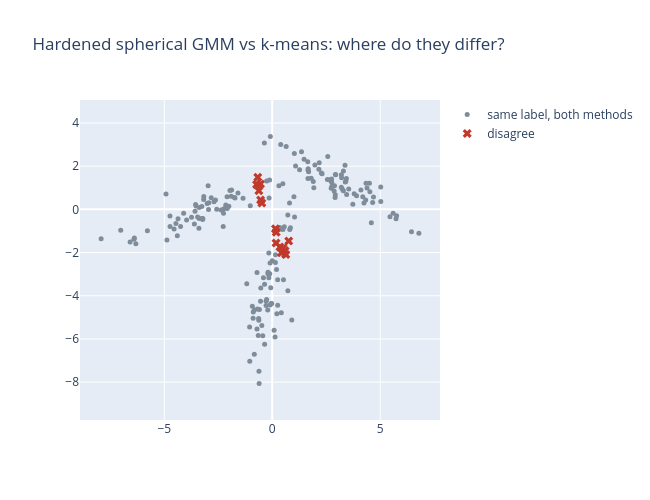

Source (notebook cell):
### Markdown cell above
**Idea -- force the freedoms off, one at a time, and watch k-means reappear.** Slide 19's reveal, run for real: refit as `covariance_type="spherical"` (one shared radius, no tilt, no stretch) with equal weights, initialised at k-means' own centres so both methods start from the same place. That machine is still soft -- it still reports fractional responsibilities. Harden it with `.predict()` (an argmax over those responsibilities) and compare the result to k-means' own labels directly, not just to the ground truth.

### Code cell
from scipy.optimize import linear_sum_assignment
from sklearn.metrics import confusion_matrix

gmm_spherical = GaussianMixture(n_components=3, covariance_type="spherical",
                                 means_init=km.cluster_centers_, random_state=0).fit(X_elong)
labels_hardened = gmm_spherical.predict(X_elong)  # the hardening step: argmax over responsibilities

# Cluster indices are arbitrary labels, not identities -- align them by best overlap
# before comparing point-by-point (ARI already does this internally; here we do it
# explicitly so we can also show WHICH points disagree).
cm = confusion_matrix(km.labels_, labels_hardened)
row_idx, col_idx = linear_sum_assignment(-cm)
perm = dict(zip(col_idx, row_idx))
labels_aligned = np.array([perm[label] for label in labels_hardened])

agree = (labels_aligned == km.labels_).mean()
ari_vs_kmeans = adjusted_rand_score(labels_hardened, km.labels_)
ari_vs_true = adjusted_rand_score(y_true, labels_hardened)
print(f"identical spherical, equal weight, hardened -- ARI vs ground truth: {ari_vs_true:.3f}")
print(f"agreement with k-means' own labels: {agree:.1%} of points ({(labels_aligned != km.labels_).sum()} disagree), ARI = {ari_vs_kmeans:.3f}")

fig = go.Figure()
disagree_mask = labels_aligned != km.labels_
fig.add_trace(go.Scatter(x=X_elong[~disagree_mask, 0], y=X_elong[~disagree_mask, 1], mode="markers",
                          marker=dict(color=DIM, size=5), name="same label, both methods"))
fig.add_trace(go.Scatter(x=X_elong[disagree_mask, 0], y=X_elong[disagree_mask, 1], mode="markers",
                          marker=dict(color=RED, size=8, symbol="x"), name="disagree"))
fig.update_layout(title="Hardened spherical GMM vs k-means: where do they differ?",
                   width=650, height=500)
fig.update_yaxes(scaleanchor="x", scaleratio=1)
fig.show()

### Figure 1 — Plotly figure (JSON) as saved in the notebook; plotly's stock layout.template omitted (floating-point values rounded to 4 significant figures; data arrays with more than 128 entries replaced by an {"elided": "..."} marker saying what was removed)
{"data": [{"marker": {"color": "#7f8c9a", "size": 5}, "mode": "markers", "name": "same label, both methods", "type": "scatter", "x": {"elided": "195 float values"}, "y": {"elided": "195 float values"}}, {"marker": {"color": "#c0392b", "size": 8, "symbol": "x"}, "mode": "markers", "name": "disagree", "type": "scatter", "x": [-0.7248, -0.6189, -0.4828, -0.6699, -0.5377, -0.5444, 0.7644, 0.3551, 0.5944, 0.6297, 0.4266, 0.1763, 0.1854, 0.1509, 0.5015], "y": [1.146, 0.8574, 0.2945, 1.485, 0.4375, 1.174, -1.468, -1.745, -1.922, -2.09, -2.01, -1.553, -1.062, -0.9033, -1.8]}], "layout": {"height": 500, "title": {"text": "Hardened spherical GMM vs k-means: where do they differ?"}, "width": 650, "yaxis": {"scaleanchor": "x", "scaleratio": 1}}}
